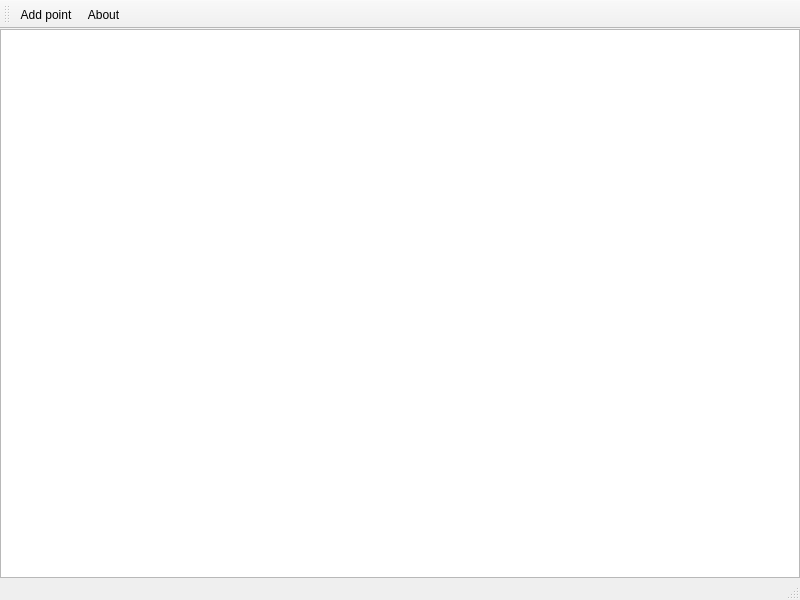
<?xml version="1.0" encoding="UTF-8"?>
<ui version="4.0">
 <class>MainWindow</class>
 <widget class="QMainWindow" name="MainWindow">
  <property name="geometry">
   <rect>
    <x>0</x>
    <y>0</y>
    <width>800</width>
    <height>600</height>
   </rect>
  </property>
  <property name="windowTitle">
   <string>Cubic spline interpolation</string>
  </property>
  <widget class="QWidget" name="centralwidget">
   <layout class="QGridLayout" name="gridLayout">
    <property name="leftMargin">
     <number>0</number>
    </property>
    <property name="topMargin">
     <number>0</number>
    </property>
    <property name="rightMargin">
     <number>0</number>
    </property>
    <property name="bottomMargin">
     <number>0</number>
    </property>
    <item row="0" column="0">
     <widget class="QtCharts::QChartView" name="chart_view"/>
    </item>
   </layout>
  </widget>
  <widget class="QMenuBar" name="menubar">
   <property name="geometry">
    <rect>
     <x>0</x>
     <y>0</y>
     <width>800</width>
     <height>21</height>
    </rect>
   </property>
  </widget>
  <widget class="QStatusBar" name="statusbar"/>
  <widget class="QToolBar" name="toolBar">
   <property name="windowTitle">
    <string>toolBar</string>
   </property>
   <attribute name="toolBarArea">
    <enum>TopToolBarArea</enum>
   </attribute>
   <attribute name="toolBarBreak">
    <bool>false</bool>
   </attribute>
   <addaction name="action_add_point"/>
   <addaction name="action_about"/>
  </widget>
  <action name="action_add_point">
   <property name="text">
    <string>Add point</string>
   </property>
  </action>
  <action name="action_about">
   <property name="text">
    <string>About</string>
   </property>
  </action>
 </widget>
 <customwidgets>
  <customwidget>
   <class>QtCharts::QChartView</class>
   <extends>QGraphicsView</extends>
   <header>qchartview.h</header>
  </customwidget>
 </customwidgets>
 <resources/>
 <connections/>
</ui>
